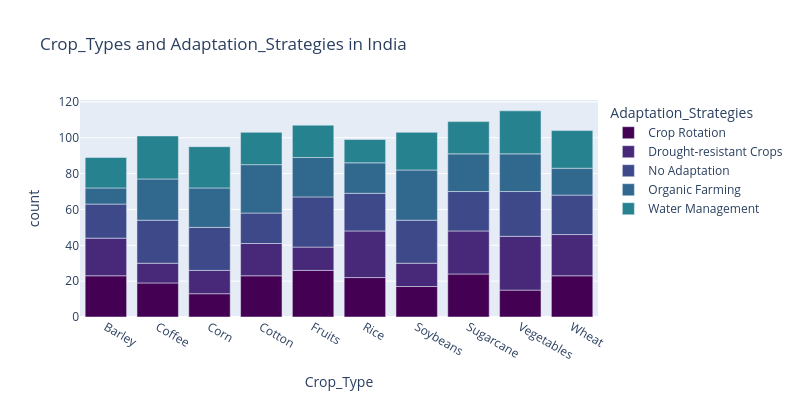

Notebook code cell kept with this figure:
### Code cell
df2 = df1.groupby(['Crop_Type', 'Adaptation_Strategies']).size().reset_index(name='count')

fig = px.bar(df2,
            x='Crop_Type',
            y='count',
            title='Crop_Types and Adaptation_Strategies in India',
            color='Adaptation_Strategies',
             color_discrete_sequence=px.colors.sequential.Viridis)
fig.update_layout(
width=800,
height=400)
fig.show()

### Figure 1 — Plotly figure (JSON) as saved in the notebook; plotly's stock layout.template omitted (floating-point values rounded to 4 significant figures)
{"data": [{"hovertemplate": "Adaptation_Strategies=Crop Rotation<br>Crop_Type=%{x}<br>count=%{y}<extra></extra>", "legendgroup": "Crop Rotation", "marker": {"color": "#440154", "pattern": {"shape": ""}}, "name": "Crop Rotation", "orientation": "v", "showlegend": true, "textposition": "auto", "type": "bar", "x": ["Barley", "Coffee", "Corn", "Cotton", "Fruits", "Rice", "Soybeans", "Sugarcane", "Vegetables", "Wheat"], "xaxis": "x", "y": [23, 19, 13, 23, 26, 22, 17, 24, 15, 23], "yaxis": "y"}, {"hovertemplate": "Adaptation_Strategies=Drought-resistant Crops<br>Crop_Type=%{x}<br>count=%{y}<extra></extra>", "legendgroup": "Drought-resistant Crops", "marker": {"color": "#482878", "pattern": {"shape": ""}}, "name": "Drought-resistant Crops", "orientation": "v", "showlegend": true, "textposition": "auto", "type": "bar", "x": ["Barley", "Coffee", "Corn", "Cotton", "Fruits", "Rice", "Soybeans", "Sugarcane", "Vegetables", "Wheat"], "xaxis": "x", "y": [21, 11, 13, 18, 13, 26, 13, 24, 30, 23], "yaxis": "y"}, {"hovertemplate": "Adaptation_Strategies=No Adaptation<br>Crop_Type=%{x}<br>count=%{y}<extra></extra>", "legendgroup": "No Adaptation", "marker": {"color": "#3e4989", "pattern": {"shape": ""}}, "name": "No Adaptation", "orientation": "v", "showlegend": true, "textposition": "auto", "type": "bar", "x": ["Barley", "Coffee", "Corn", "Cotton", "Fruits", "Rice", "Soybeans", "Sugarcane", "Vegetables", "Wheat"], "xaxis": "x", "y": [19, 24, 24, 17, 28, 21, 24, 22, 25, 22], "yaxis": "y"}, {"hovertemplate": "Adaptation_Strategies=Organic Farming<br>Crop_Type=%{x}<br>count=%{y}<extra></extra>", "legendgroup": "Organic Farming", "marker": {"color": "#31688e", "pattern": {"shape": ""}}, "name": "Organic Farming", "orientation": "v", "showlegend": true, "textposition": "auto", "type": "bar", "x": ["Barley", "Coffee", "Corn", "Cotton", "Fruits", "Rice", "Soybeans", "Sugarcane", "Vegetables", "Wheat"], "xaxis": "x", "y": [9, 23, 22, 27, 22, 17, 28, 21, 21, 15], "yaxis": "y"}, {"hovertemplate": "Adaptation_Strategies=Water Management<br>Crop_Type=%{x}<br>count=%{y}<extra></extra>", "legendgroup": "Water Management", "marker": {"color": "#26828e", "pattern": {"shape": ""}}, "name": "Water Management", "orientation": "v", "showlegend": true, "textposition": "auto", "type": "bar", "x": ["Barley", "Coffee", "Corn", "Cotton", "Fruits", "Rice", "Soybeans", "Sugarcane", "Vegetables", "Wheat"], "xaxis": "x", "y": [17, 24, 23, 18, 18, 13, 21, 18, 24, 21], "yaxis": "y"}], "layout": {"barmode": "relative", "height": 400, "legend": {"title": {"text": "Adaptation_Strategies"}, "tracegroupgap": 0}, "title": {"text": "Crop_Types and Adaptation_Strategies in India"}, "width": 800, "xaxis": {"anchor": "y", "domain": [0, 1], "title": {"text": "Crop_Type"}}, "yaxis": {"anchor": "x", "domain": [0, 1], "title": {"text": "count"}}}}
